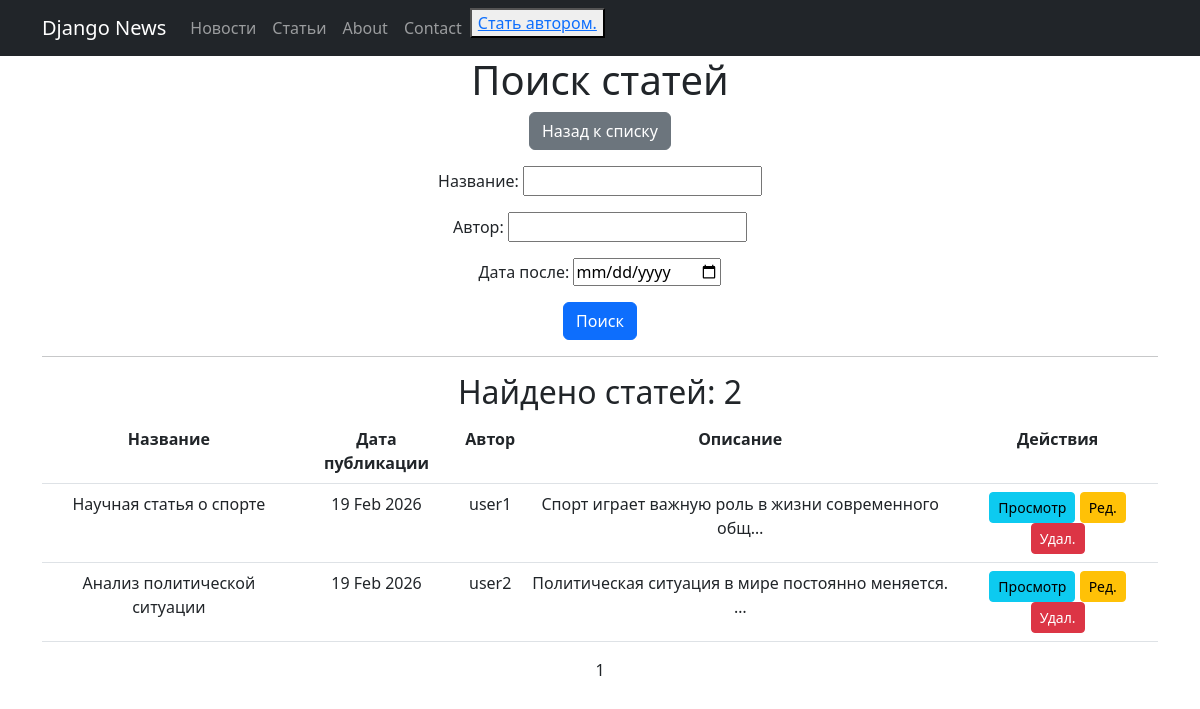
The app's page /news/articles/search/, older data.
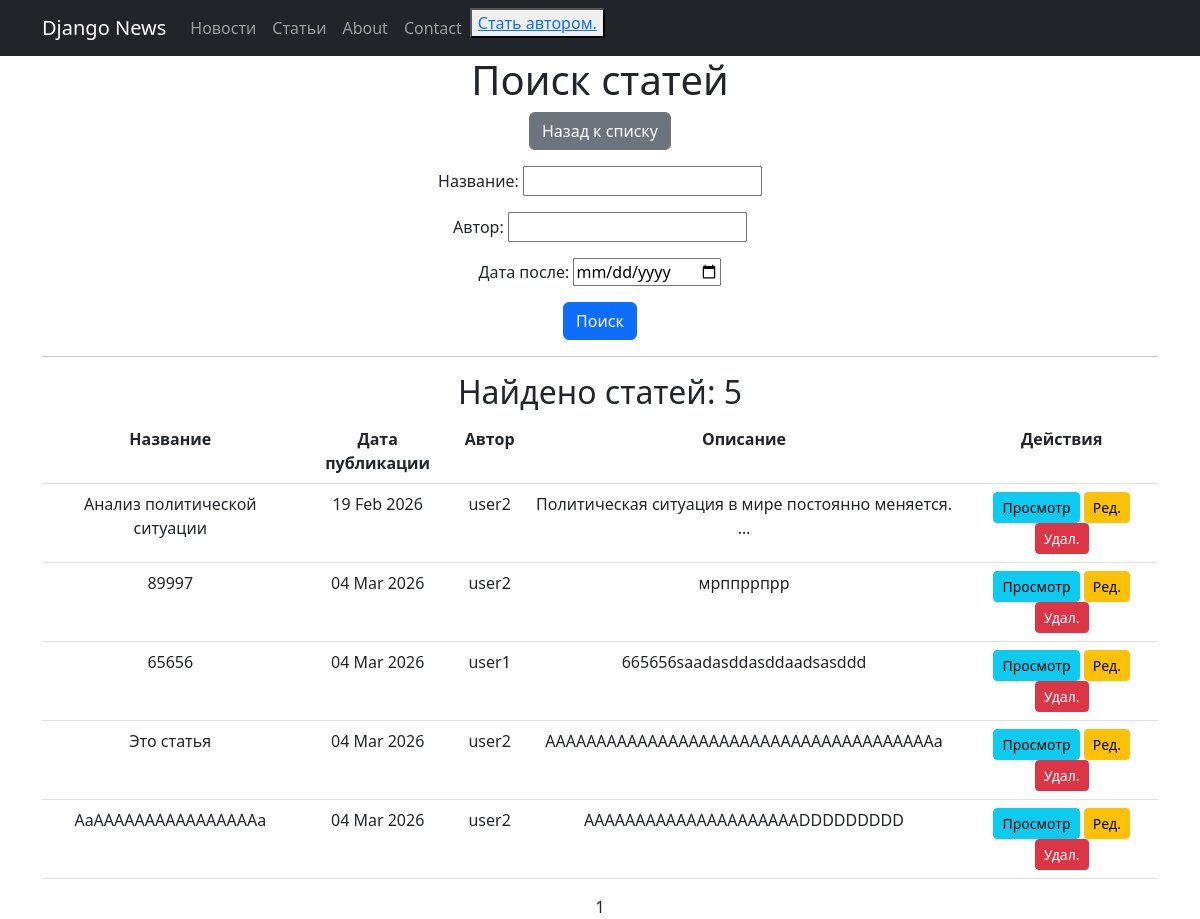
The same page, newer data.
### newsapp/models.py (models this page shows, shortened)
class Post(models.Model):
    author = models.ForeignKey(Author, on_delete=models.CASCADE)
    NEWS = 'NW'
    ARTICLE = 'AR'
    CATEGORY_CHOICES = (
        (NEWS, 'Новость'),
        (ARTICLE, 'Статья'),
    )
    post_type = models.CharField(max_length=2, choices=CATEGORY_CHOICES, default=NEWS)
    date = models.DateTimeField(auto_now_add=True)
    category = models.ManyToManyField(Category, through='PostCategory')
    title = models.CharField(max_length=100)
    content = models.TextField()
    postRating = models.SmallIntegerField(default=0)

class Author(models.Model):
    user = models.OneToOneField(User, on_delete=models.CASCADE)
    author_rating = models.SmallIntegerField(default=0)

### newsapp/views.py (the view)
# urls.py: path('articles/search/', ArticleSearch.as_view(), name='article_search'),
class ArticleSearch(ListView):
    model = Post
    template_name = 'article_search.html'
    context_object_name = 'articles'
    paginate_by = 10
    def get_queryset(self):
        queryset = Post.objects.filter(post_type='AR')
        self.filterset = PostFilter(self.request.GET, queryset)
        return self.filterset.qs
    def get_context_data(self, **kwargs):
        context = super().get_context_data(**kwargs)
        context['filterset'] = self.filterset
        if self.request.user.is_authenticated:
            context['is_not_premium'] = not self.request.user.groups.filter(name='author').exists()
        else:
            context['is_not_premium'] = True
        return context

### newsapp/templatetags/custom_filters.py (called while the page is built)
@register.filter
def censor(value):
    censored_words = {'редиска', 'дурак', 'идиот'}
    if not isinstance(value, str):
        raise ValueError("Фильтр censor может применяться только к строкам")
    result = []
    word_buffer = []
    def process_word(word_chars):
        if not word_chars:
            return ''
        word = ''.join(word_chars)
        if word.lower() in censored_words:
            return word[0] + '*' * (len(word) - 1)
        else:
            return word
    for char in value:
        if char.isalpha():
            word_buffer.append(char)
        else:
            result.append(process_word(word_buffer))
            word_buffer = []
            result.append(char)
    result.append(process_word(word_buffer))
    return ''.join(result)

### templates/article_search.html (shortened to what this page needs)
{% extends 'default.html' %}
{% load custom_filters %}
{% load custom_tags %}
{% block content %}
    <h1>Поиск статей</h1>
    <div class="mb-3">
        <a href="{% url 'articles_list' %}" class="btn btn-secondary">Назад к списку</a>
    </div>
    <form action="" method="get">
        {{ filterset.form.as_p }}
        <input type="submit" value="Поиск" class="btn btn-primary"/>
    </form>
    <hr>
    <h2>Найдено статей: {{ articles|length }}</h2>
    <table class="table">
        <tr>
            <th>Название</th>
            <th>Дата публикации</th>
            <th>Автор</th>
            <th>Описание</th>
            <th>Действия</th>
        </tr>
        {% for article in articles %}
            <tr>
                <td>{{ article.title|censor }}</td>
                <td>{{ article.date|date:'d M Y' }}</td>
                <td>{{ article.author.user.username }}</td>
                <td>{{ article.content|censor|truncatechars:50 }}</td>
                <td>
                    <a href="{% url 'article_detail' article.pk %}" class="btn btn-sm btn-info">Просмотр</a>
                    <a href="{% url 'article_edit' article.pk %}" class="btn btn-sm btn-warning">Ред.</a>
                    <a href="{% url 'article_delete' article.pk %}" class="btn btn-sm btn-danger">Удал.</a>
                </td>
            </tr>
        {% empty %}
            <tr>
                <td colspan="5">Ничего не найдено.</td>
            </tr>
        {% endfor %}
    </table>
    {{ page_obj.number }}
{% endblock content %}

Row changes from the older to the newer data that the page shows:
removed Post: title|censor "Научная статья о спорте", date "19 Feb 2026", author.user.username "user1", content|censor "Спорт играет важную роль в жизни современного общ…"
added Post: title|censor "89997", date "04 Mar 2026", author.user.username "user2", content|censor "мрппррпрр"
added Post: title|censor "65656", date "04 Mar 2026", author.user.username "user1", content|censor "665656saadasddasddaadsasddd"
added Post: title|censor "Это статья", date "04 Mar 2026", author.user.username "user2", content|censor "ААААААААААААААААААААААААААААААААААААААа"
added Post: title|censor "AaAAAAAAAAAAAAAAAAa", date "04 Mar 2026", author.user.username "user2", content|censor "AAAAAAAAAAAAAAAAAAAAADDDDDDDDD"
Text that changed along with them:
{{ articles|length }}: "2" → "5"
